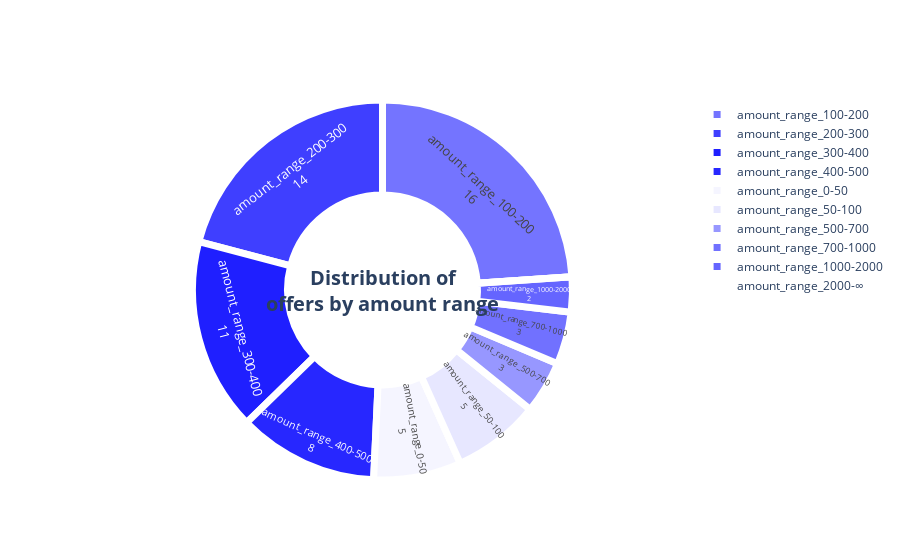

The cell this chart's notebook holds for it:
### Code cell
############## graphic ################
donut_hole = 0.5

fig = go.Figure(data=[go.Pie(labels=offers_categories['category'].values[1:], 
                             values=offers_categories['count'].values[1:],
                             text=offers_categories['amount'].values[1:],
                             #color_discrete_sequence=px.colors.sequential.Teal,
                             hovertemplate="<b>Name:</b> %{label}<br><b>Number:</b> %{value}<br><b>Amount:</b> %{text}<extra></extra>",
                             hole = donut_hole)])

fig.update_traces(hoverinfo='label', textinfo='label+value', textfont_size=13, textposition="inside",
                  marker=dict(colors=['rgba(31, 31, 255, {})'.format(amount/max(offers_categories['amount'])) for amount in offers_categories['amount'].values[1:]], 
                              line=dict(color='#FFFFFF', width=7)))

fig.update_layout(
  height=800,
  title={'text': "",
          'x':0.5,
          'xanchor': 'center',
          'font_size': 20,
    },
  annotations= [
         {
            "font": {
               "size": 20
            },
            "showarrow": False,
            "text": "<b>Distribution of<br>offers by amount range</b>",
            "x": 0.5,
            "y": 0.5
         },
  ]
)

fig.show()

### Figure 1 — Plotly figure (JSON) as saved in the notebook; plotly's stock layout.template omitted (floating-point values rounded to 4 significant figures)
{"data": [{"hole": 0.5, "hoverinfo": "label", "hovertemplate": "<b>Name:</b> %{label}<br><b>Number:</b> %{value}<br><b>Amount:</b> %{text}<extra></extra>", "labels": ["amount_range_0-50", "amount_range_50-100", "amount_range_100-200", "amount_range_200-300", "amount_range_300-400", "amount_range_400-500", "amount_range_500-700", "amount_range_700-1000", "amount_range_1000-2000", "amount_range_2000-∞"], "marker": {"colors": ["rgba(31, 31, 255, 0.04178488522053134)", "rgba(31, 31, 255, 0.10394635027082796)", "rgba(31, 31, 255, 0.6210987877224659)", "rgba(31, 31, 255, 0.8542687645086408)", "rgba(31, 31, 255, 1.0)", "rgba(31, 31, 255, 0.9592468403404695)", "rgba(31, 31, 255, 0.46401857106009803)", "rgba(31, 31, 255, 0.6298684549909724)", "rgba(31, 31, 255, 0.6863554294557648)", "rgba(31, 31, 255, 0.0)"], "line": {"color": "#FFFFFF", "width": 7}}, "text": [162, 403, 2408, 3312, 3877, 3719, 1799, 2442, 2661, 0], "textfont": {"size": 13}, "textinfo": "label+value", "textposition": "inside", "type": "pie", "values": [5, 5, 16, 14, 11, 8, 3, 3, 2, 0]}], "layout": {"annotations": [{"font": {"size": 20}, "showarrow": false, "text": "<b>Distribution of<br>offers by amount range</b>", "x": 0.5, "y": 0.5}], "autosize": true, "title": {"font": {"size": 20}, "text": "", "x": 0.5, "xanchor": "center"}}}
